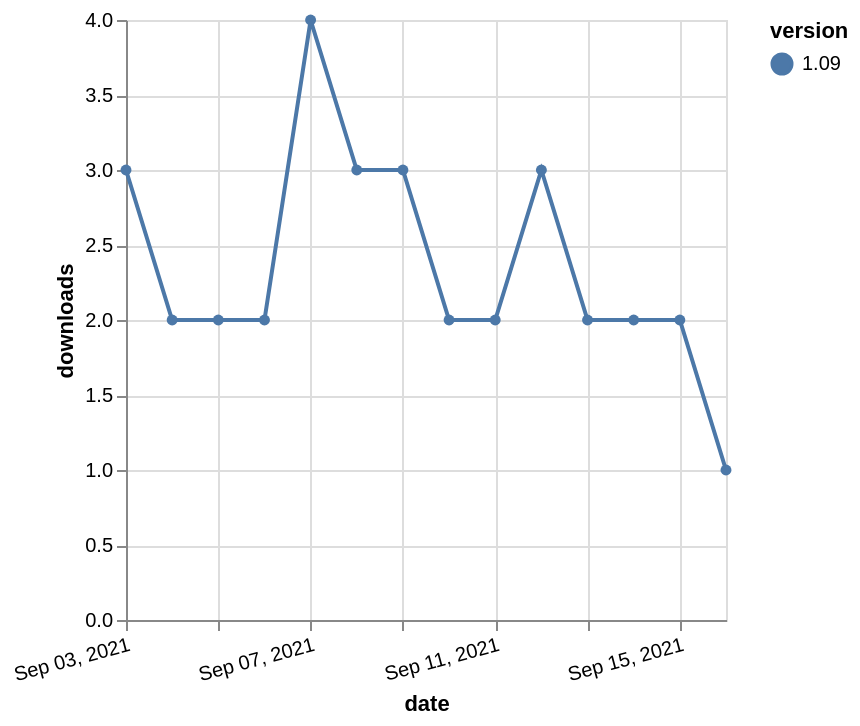

Express this chart as Vega-Lite.
### Vega-Lite specification from a JSON file in a GitHub repository (floating-point values rounded to 4 significant figures)
{"$schema": "https://vega.github.io/schema/vega-lite/v5.json", "description": "A simple bar chart with embedded data.", "data": {"values": [{"date": "2021-09-03", "total": 2324, "delta": 3, "version": "1.09"}, {"date": "2021-09-04", "total": 2326, "delta": 2, "version": "1.09"}, {"date": "2021-09-05", "total": 2328, "delta": 2, "version": "1.09"}, {"date": "2021-09-06", "total": 2330, "delta": 2, "version": "1.09"}, {"date": "2021-09-07", "total": 2334, "delta": 4, "version": "1.09"}, {"date": "2021-09-08", "total": 2337, "delta": 3, "version": "1.09"}, {"date": "2021-09-09", "total": 2340, "delta": 3, "version": "1.09"}, {"date": "2021-09-10", "total": 2342, "delta": 2, "version": "1.09"}, {"date": "2021-09-11", "total": 2344, "delta": 2, "version": "1.09"}, {"date": "2021-09-12", "total": 2347, "delta": 3, "version": "1.09"}, {"date": "2021-09-13", "total": 2349, "delta": 2, "version": "1.09"}, {"date": "2021-09-14", "total": 2351, "delta": 2, "version": "1.09"}, {"date": "2021-09-15", "total": 2353, "delta": 2, "version": "1.09"}, {"date": "2021-09-16", "total": 2354, "delta": 1, "version": "1.09"}]}, "width": "container", "mark": {"type": "line", "point": {"filled": true}}, "encoding": {"x": {"field": "date", "type": "temporal", "timeUnit": "yearmonthdate", "title": "date", "axis": {"labelAngle": -15}}, "y": {"field": "delta", "type": "quantitative", "title": "downloads"}, "color": {"field": "version", "type": "nominal"}, "tooltip": {"field": "delta"}}}
